Frame 1 (no input): blank canvas, image omitted
Frame 60 (the mouse pressed at the canvas centre just before this capture): blank canvas, image omitted
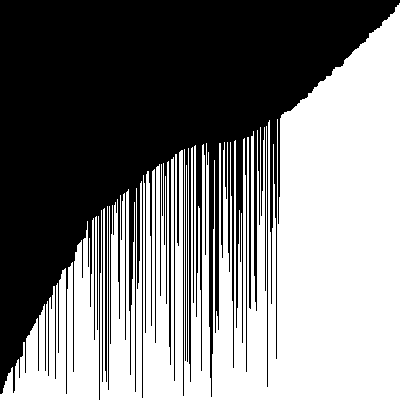
Frame 120 (the mouse held since frame 60 and released just before this capture)

The Processing sketch whose frames 1 and 60 were blank and that drew this single picture after the mouse press (run headless with seeded random() and noise(); from frame 60 on, the mouse is pressed at the canvas centre):

// Processing sketch: VisualArraySorter
// ── VisualArraySorter.pde
//1. create an array of ints. don't initialize it yet.
int[] ints;
void setup() {
  //2. set the size of your window
  //  if you are using Processing 3, you cannot use variables
  //  because the developers don't know how programming is supposed to work.
  size(400,400);
  //3. initialize your array with the built in width variable
  //4. initialize the ints in the array with random numbers
  //   from 0 to the built in height variable
  ints=new int[width];
  for(int i=0; i<width; i++){
    ints[i]=(int)random(0,height);
  }
  //5. call the noStroke() method
  noStroke();
}

void draw() {
  //6. set the background color with background(r, g, b);
  background(#000000);
  //7. set the color for your graph
  color(#00F52E);
  //8. draw a rectangle for each int in your array.
  //   the x value will be the current index in the array
  //   the y value will the height variable
  //   the width is 1 (one)
  //   the height is negative the value of the element at the current index of the array
  

  //9. call the stepSort method
  stepSort(ints);
  //10. extract the code that randomizes the array into a method.

  //11. call the method you made in step 10 when the mouse is pressed
  if(mousePressed){
    randomize();
  }
}

void stepSort(int[] arr) {
  for (int i = 1; i < arr.length; i++) {
    if (arr[i - 1] > arr[i]) {
      int t = arr[i];
      arr[i] = arr[i - 1];
      arr[i - 1] = t;
    }
  }
}

void randomize(){
  for(int i=0; i<width; i++){
    rect(i, height, 1, -ints[i]);
  }
}
